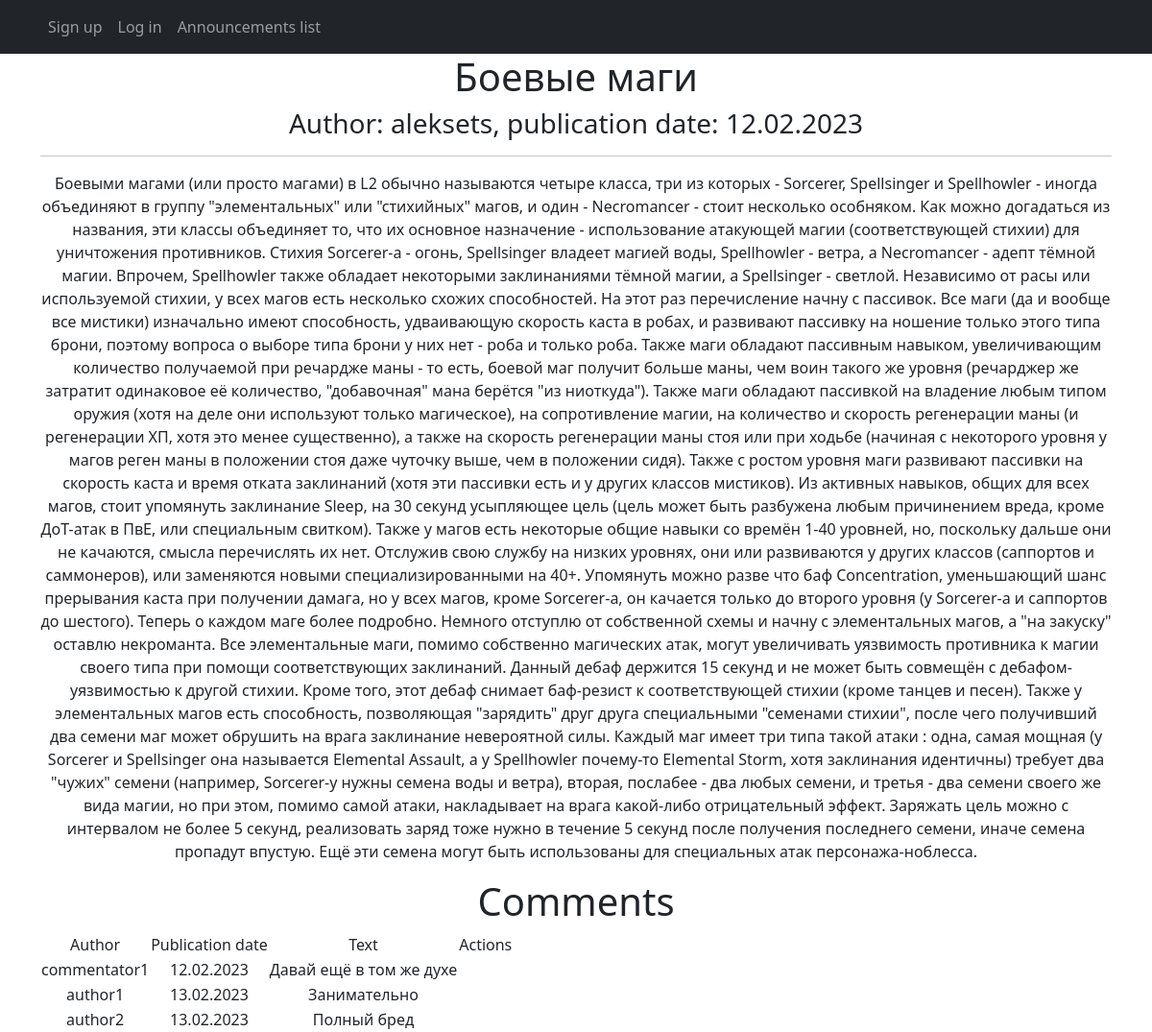
The app's page /announcements/1 with its own data.
### announcements/models.py (models this page shows, shortened)
class Announcement(models.Model):
    author = models.ForeignKey(Author, on_delete=models.CASCADE, verbose_name='author')
    add_date = models.DateTimeField(auto_now_add=True)
    category = models.ManyToManyField(Category, related_name='categories', verbose_name='category')
    title = models.CharField(max_length=255, verbose_name='title')
    text = RichTextUploadingField(config_name='default')

class Author(models.Model):
    author = models.OneToOneField(User, on_delete=models.CASCADE)
    def __str__(self):
        return self.author.username

class Comment(models.Model):
    announcement = models.ForeignKey(Announcement, on_delete=models.CASCADE)
    author = models.ForeignKey(User, on_delete=models.CASCADE)
    text = models.TextField(verbose_name='text')
    add_date = models.DateTimeField(auto_now_add=True)
    is_new = models.BooleanField(default=True)

### announcements/views.py (the view)
# urls.py: path('announcements/<int:pk>', AnnouncementDetail.as_view(), name='announcement'),
class AnnouncementDetail(DetailView):
    model = Announcement
    template_name = 'announcement.html'
    context_object_name = 'announcement'

### templates/announcement.html (shortened to what this page needs)
<!DOCTYPE html>
{% extends 'flatpages/default.html' %}
{% block content %}
    <h1>{{ announcement.title }}</h1>
    <h3>Author: {{ announcement.author }}, publication date: {{ announcement.add_date|date:'d.m.Y' }}</h3>
    <hr>
    <p>{{ announcement.text|safe }}</p>
    <h1>Comments</h1>
    {% if announcement.comment_set.all|length > 0 %}
        <table>
            <tr>
                <td>Author</td>
                <td>Publication date</td>
                <td>Text</td>
                <td>Actions</td>
            </tr>
            {% for comment in announcement.comment_set.all %}
                <tr>
                    <td>{{ comment.author }}</td>
                    <td>{{ comment.add_date|date:'d.m.Y' }}</td>
                    <td>{{ comment.text }}</td>
                    <td>
                    </td>
                </tr>
            {% endfor %}
        </table>
    {% else %}
        Комментариев пока нет!
    {% endif %}
{% endblock content %}

### records on screen
Announcement: title "Боевые маги", author "aleksets", add_date "12.02.2023", text "Боевыми магами (или просто магами) в L2 обычно называются четыре класса, три из которых - Sorcerer, Spellsinger и Spellhowler - иногда объединяют в группу \"элементальных\" или \"стихийных\" магов, и один - Necromancer - стоит несколько особняком. Как можно догадаться из названия, эти классы объединяет то, что их основное назначение - использование атакующей магии (соответствующей стихии) для уничтожения противников. Стихия Sorcerer-а - огонь, Spellsinger владеет магией воды, Spellhowler - ветра, а Necromancer - адепт тёмной магии. Впрочем, Spellhowler также обладает некоторыми заклинаниями тёмной магии, а Spellsinger - светлой. Независимо от расы или используемой стихии, у всех магов есть…"
Comment: author "commentator1", add_date "12.02.2023", text "Давай ещё в том же духе"
Comment: author "author1", add_date "13.02.2023", text "Занимательно"
Comment: author "author2", add_date "13.02.2023", text "Полный бред"
